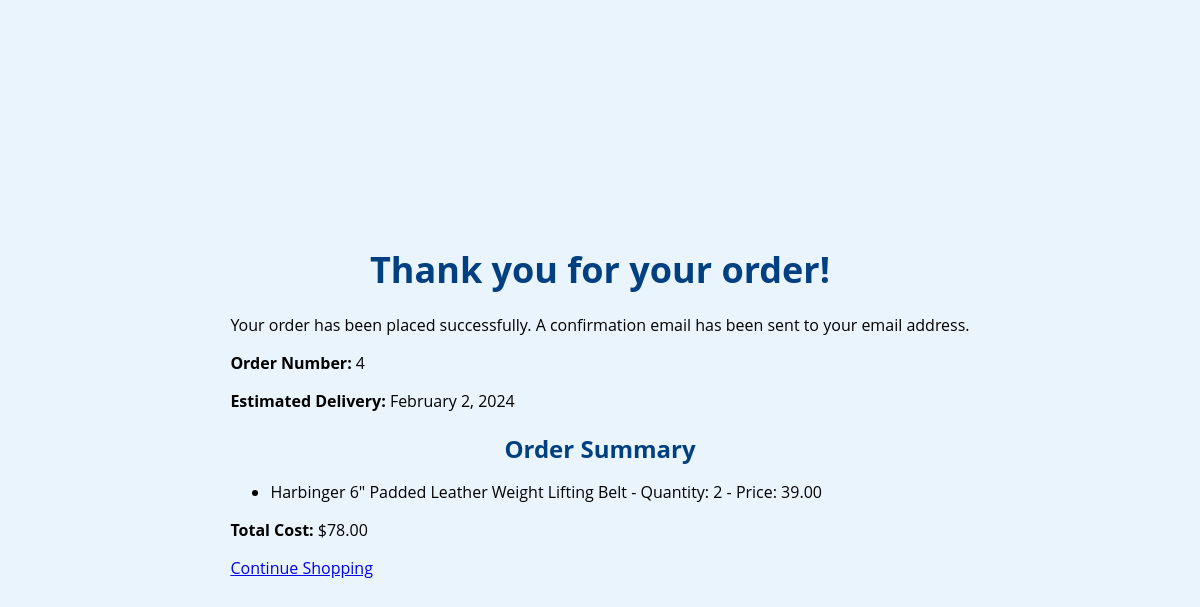
Page /order_confirmation/4/ (signed in) on the committed database.
### shop/models.py (models this page shows, shortened)
class Order(models.Model):
    user = models.ForeignKey(settings.AUTH_USER_MODEL, on_delete=models.CASCADE) # this is the user who made the order
    created = models.DateTimeField(auto_now_add=True)
    updated = models.DateTimeField(auto_now=True)
    ordered = models.BooleanField(default=False)
    shipping_address = models.ForeignKey('ShippingAddress', related_name='orders', null=True, blank=True, on_delete=models.SET_NULL)

class OrderItem(models.Model):
    order = models.ForeignKey(Order, related_name='items', on_delete=models.CASCADE)
    equipment = models.ForeignKey(SportsEquipment, related_name='order_items', on_delete=models.CASCADE)
    quantity = models.PositiveIntegerField(default=1)
    price = models.DecimalField(max_digits=10, decimal_places=2)
    def get_cost(self):
        return self.price * self.quantity

class SportsEquipment(models.Model):
    name = models.CharField(max_length=100)
    equipment_type = models.CharField(max_length=100)
    brand = models.CharField(max_length=100)
    price = models.DecimalField(max_digits=10, decimal_places=2)
    description = models.TextField()
    image = models.ImageField(upload_to="images/")
    available = models.BooleanField(default=True)

### shop/views.py (the view)
# urls.py: path("order_confirmation/<int:order_id>/", views.order_confirmation, name="order_confirmation"),
@login_required
def order_confirmation(request, order_id):
    order = get_object_or_404(Order, id=order_id)
    cart_total = sum(item.get_cost() for item in order.items.all())
    cart_total = round(cart_total, 2)
    return render(request, 'order_confirmation.html', {'order': order,"cart_total": cart_total})

### shop/context_processors.py (called while the page is built)
def cart_processor(request):
    if request.user.is_authenticated:
        order, _ = Order.objects.get_or_create(user=request.user, ordered=False)
        return {'cart': order}
    return {}

### shop/templates/order_confirmation.html (shortened to what this page needs)
<!DOCTYPE html>
<html>
<head>
    {% load static %}
    <link href="{% static 'shop/style.css' %}" rel="stylesheet" >
</head>
<body>
    <div class="order-confirmation">
        <h1>Thank you for your order!</h1>
        <p>Your order has been placed successfully. A confirmation email has been sent to your email address.</p>
        <p><strong>Order Number:</strong> {{ order.id }}</p>
        <p><strong>Estimated Delivery:</strong> February 2, 2024</p>
        <h2>Order Summary</h2>
        <ul>
            {% for item in order.items.all %}
                <li>{{ item.equipment.name }} - Quantity: {{ item.quantity }} - Price: {{ item.price }}</li>
            {% empty %}
                <li>No items in order.</li>
            {% endfor %}
        </ul>
        <p><strong>Total Cost:</strong> ${{ cart_total }}</p>
        <a href="{% url 'home' %}">Continue Shopping</a>
    </div>
</body>
</html>

### shop/static/shop/style.css (style rules this page uses)
body { font-family: 'Open Sans', sans-serif; background-color: #eaf4fc; margin: 0; padding: 0; display: flex; justify-content: center; align-items: center; min-height: 100vh; }
h1, h2 { text-align: center; color: #008000; }
h1 { margin-bottom: 20px; font-size: 36px; color: #004080; }
h2 { margin-bottom: 10px; color: #004080; }
h3, p { color: #000000; }

### rows in the picture
Order: id "4"
OrderItem: equipment.name "Harbinger 6\" Padded Leather Weight Lifting Belt", quantity "2", price "39.00"

### other values in the picture
{{ cart_total }} "78.00"
